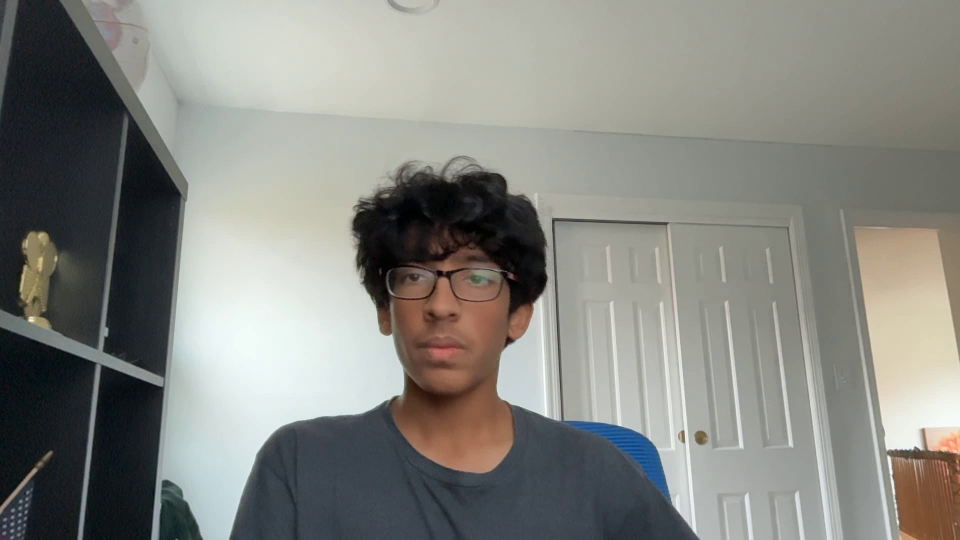
#> input picture frame 6 of data/HELLO/hello_28.mp4, 1920 x 1080 px, given in place of the camera (shown at 1/2 size)
$ python gesture_recorder.py
#> lines starting #> are read from the running program, lines starting #| are printed output that depends on the picture
import cv2 as cv
import os
import time

GESTURE = "I_DISAGREE"
# change to "NO", "HELLO", etc.
SAVE_DIR = f"data/{GESTURE}"
FPS = 30
VIDEO_LEN = 2  # seconds per clip
CAM_INDEX = 0  # your webcam

os.makedirs(SAVE_DIR, exist_ok=True)
cap = cv.VideoCapture(CAM_INDEX)
cap.set(cv.CAP_PROP_FPS, FPS)

count = len(os.listdir(SAVE_DIR))
print(f"Recording gesture: {GESTURE}")
print("Press 'r' to record, 'q' to quit.")

while True:
    ret, frame = cap.read()
#> frame is the input picture: shape (1080, 1920, 3); mean B, G, R 128.6, 134.2, 133.8
    if not ret:
        break

    frame = cv.flip(frame, 1)
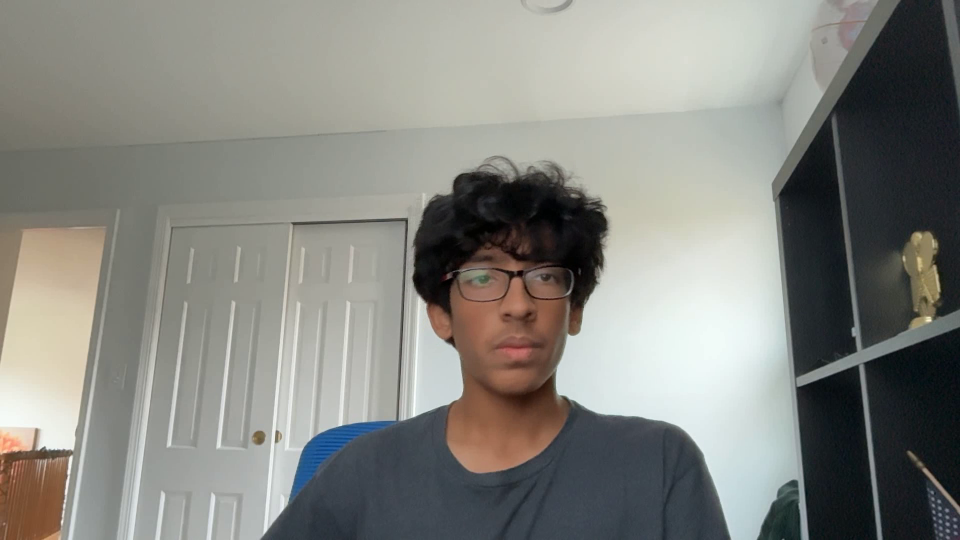
#> frame: shape (1080, 1920, 3) (shown at 1/2 size); mean B, G, R 128.6, 134.2, 133.8
    cv.putText(frame, f"Gesture: {GESTURE}", (10, 40),
               cv.FONT_HERSHEY_SIMPLEX, 1.2, (0, 255, 0), 3)
    cv.putText(frame, f"Clips saved: {count}", (10, 80),
               cv.FONT_HERSHEY_SIMPLEX, 1, (255, 255, 255), 2)
    cv.putText(frame, "Press 'r' to record", (10, 120),
               cv.FONT_HERSHEY_SIMPLEX, 0.8, (0, 200, 255), 2)
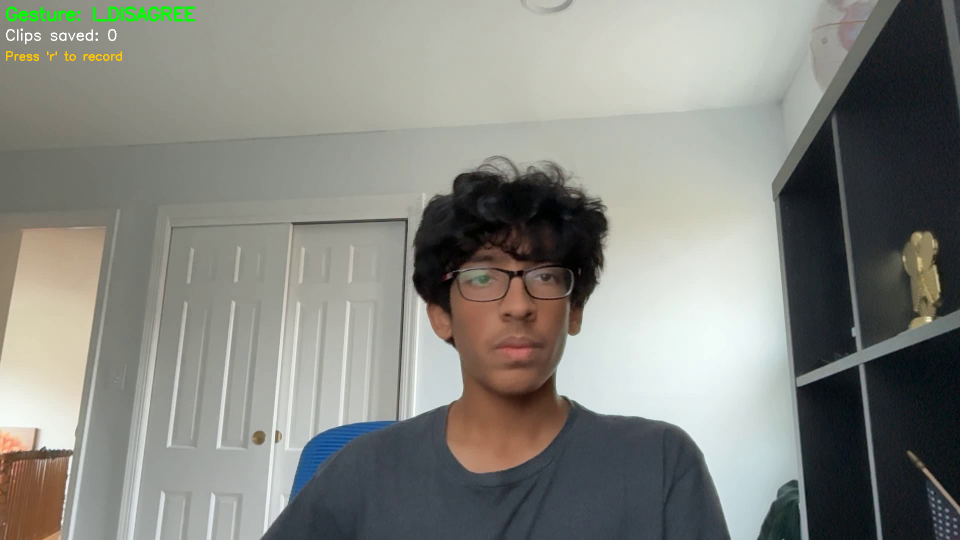
#> frame: shape (1080, 1920, 3) (shown at 1/2 size); mean B, G, R 128.3, 134.6, 133.6
    cv.imshow("Gesture Recorder", frame)

    key = cv.waitKey(1) & 0xFF
#> (key q is pressed here)
    if key == ord('q'):
        break
    elif key == ord('r'):
        filename = os.path.join(SAVE_DIR, f"{GESTURE.lower()}_{count}.mp4")
        print(f"Recording {filename}")

        fourcc = cv.VideoWriter_fourcc(*'mp4v')
        out = cv.VideoWriter(filename, fourcc, FPS,
                             (frame.shape[1], frame.shape[0]))

        start_time = time.time()
        while time.time() - start_time < VIDEO_LEN:
            ret, frame = cap.read()
            if not ret:
                break
            frame = cv.flip(frame, 1)
            out.write(frame)
            cv.imshow("Gesture Recorder", frame)
            if cv.waitKey(1) & 0xFF == ord('q'):
                break
        out.release()
        count += 1
        print("saved")

cap.release()
cv.destroyAllWindows()

$ run again, starting later in the video
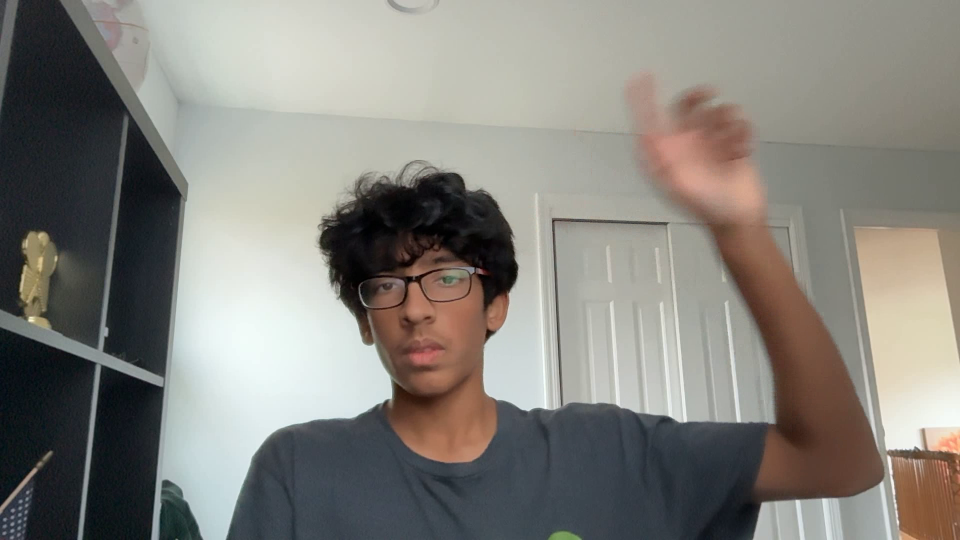
#> input picture frame 27 of data/HELLO/hello_28.mp4, 1920 x 1080 px, given in place of the camera (shown at 1/2 size)
#> frame is the input picture: shape (1080, 1920, 3); mean B, G, R 124.3, 130.3, 132.6
#> `frame = cv.flip(frame, 1)`:
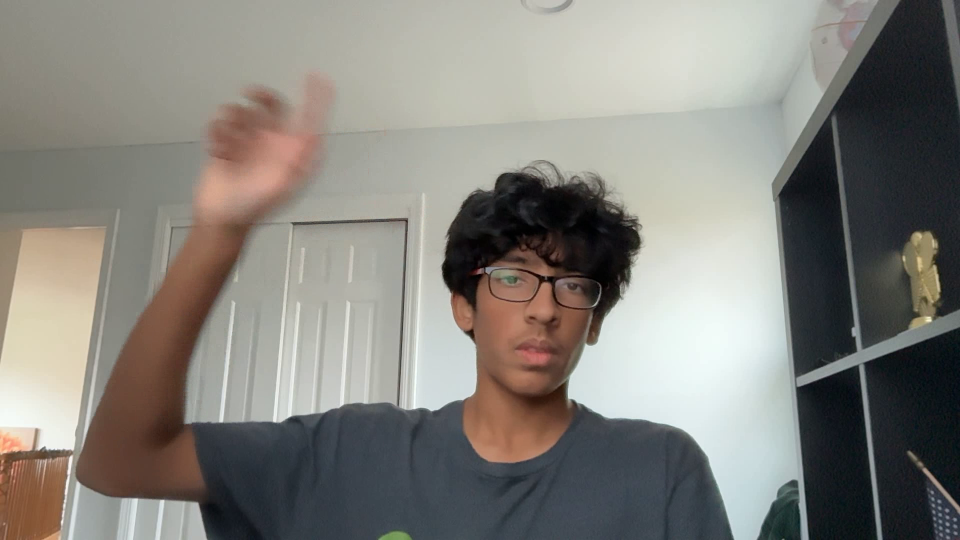
#> frame: shape (1080, 1920, 3) (shown at 1/2 size); mean B, G, R 124.3, 130.3, 132.6
#> `cv.putText(frame, "Press 'r' to record", (10, 120), cv.FONT_HERSHEY_SI..`:
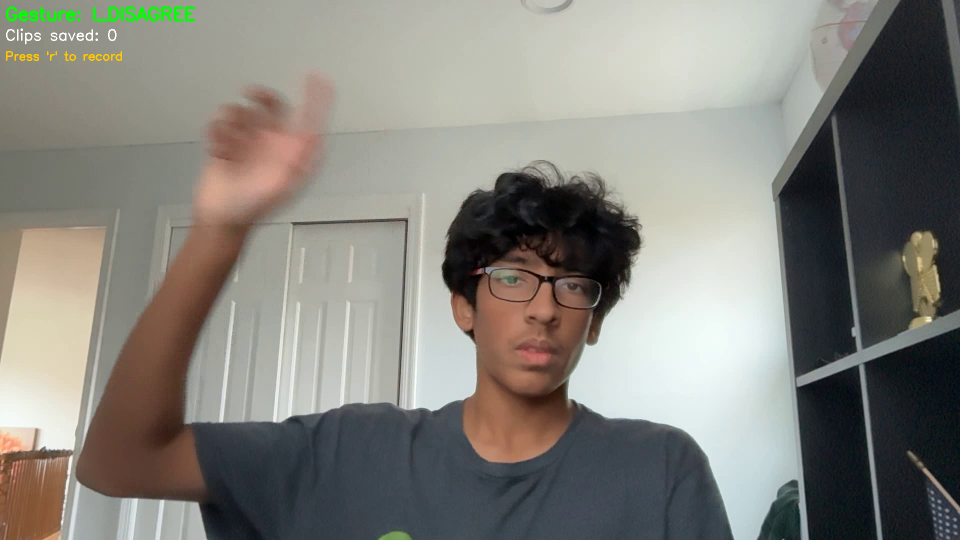
#> frame: shape (1080, 1920, 3) (shown at 1/2 size); mean B, G, R 124, 130.6, 132.4

$ run again, starting later in the video
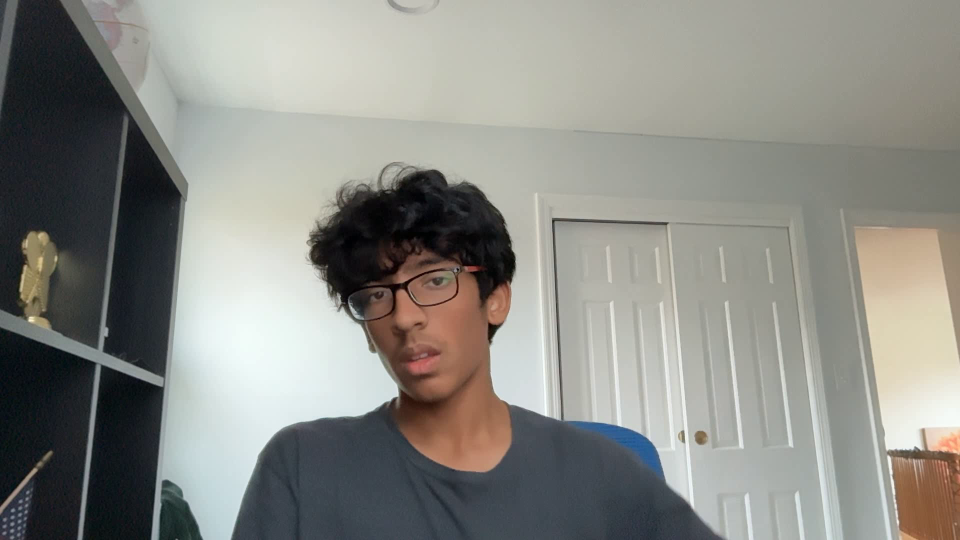
#> input picture frame 48 of data/HELLO/hello_28.mp4, 1920 x 1080 px, given in place of the camera (shown at 1/2 size)
#> frame is the input picture: shape (1080, 1920, 3); mean B, G, R 133.5, 139.2, 139.1
#> `frame = cv.flip(frame, 1)`:
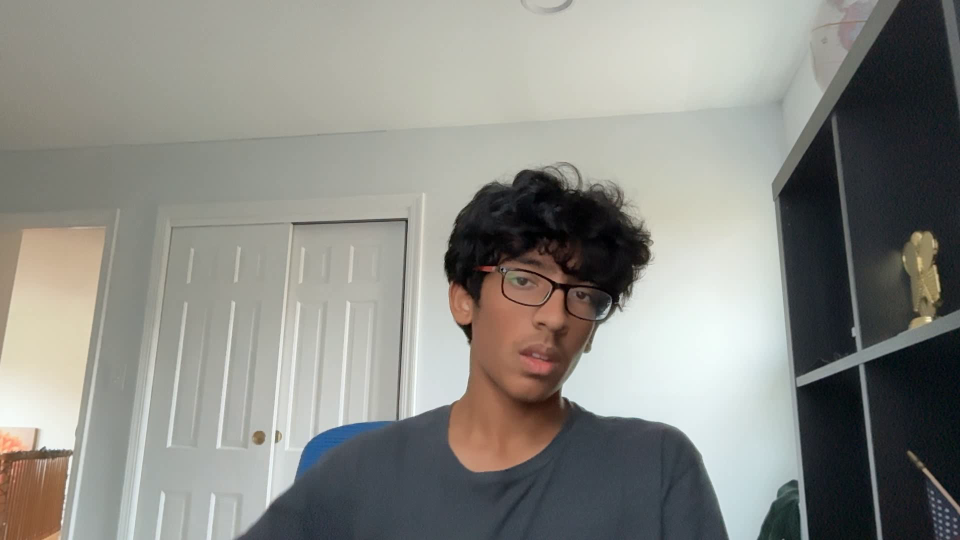
#> frame: shape (1080, 1920, 3) (shown at 1/2 size); mean B, G, R 133.5, 139.2, 139.1
#> `cv.putText(frame, "Press 'r' to record", (10, 120), cv.FONT_HERSHEY_SI..`:
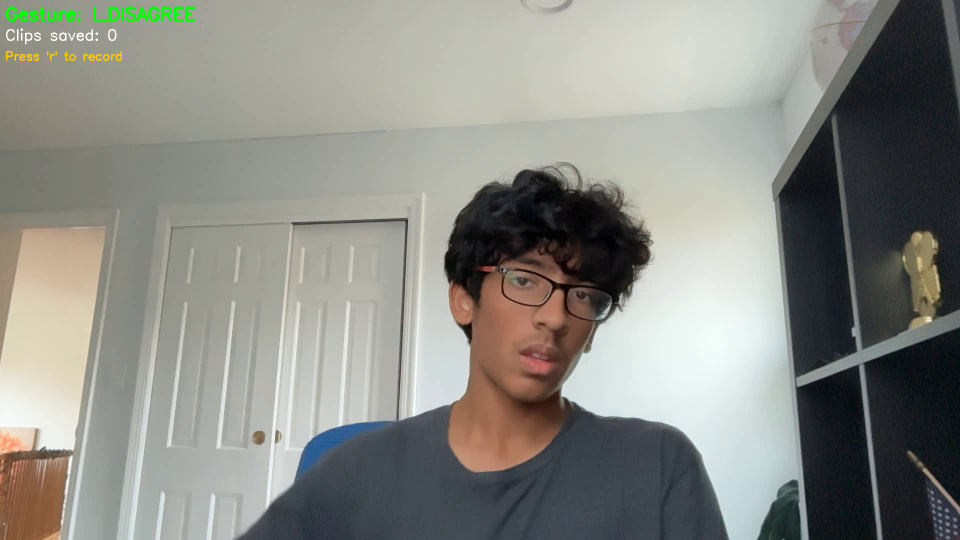
#> frame: shape (1080, 1920, 3) (shown at 1/2 size); mean B, G, R 133.2, 139.6, 138.9
